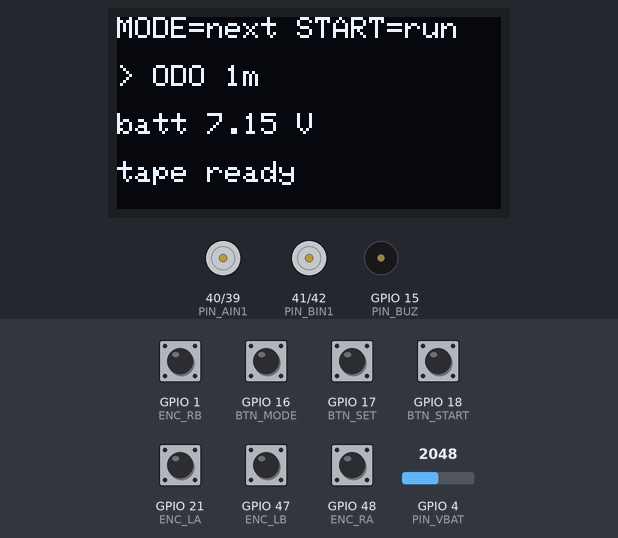
A sketch run on a simulated ESP32-S3. On the bench: 128×64 one-colour display, motor-driver pin pairs drawn as motors (green arrow = first pin HIGH = forward, orange = second pin HIGH = backward, longer = more drive, scaled by the enable pin), buzzer (waves = sounding, pin HIGH). Inputs (shaded band) come from the test bench; at power-on: GPIO 1 (ENC_RB), GPIO 16 (BTN_MODE), GPIO 17 (BTN_SET), GPIO 18 (BTN_START), GPIO 21 (ENC_LA), GPIO 47 (ENC_LB), GPIO 48 (ENC_RA) HIGH, GPIO 4 (PIN_VBAT) = 2048 (analog values on the 0–4095 scale). EEPROM starts erased; what the sketch prints to the serial monitor is not drawn.

Above: at 1.3 s.
1.4 s: GPIO 18 (BTN_START) pulled LOW for 0.15 s
At 2.8 s:
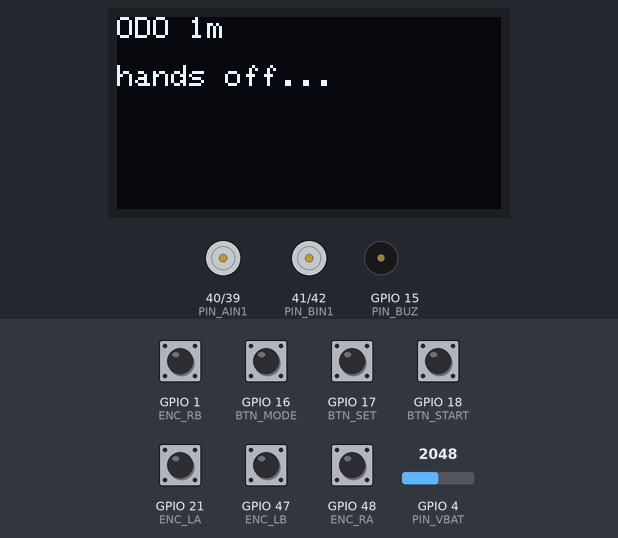
4.5 s: GPIO 16 (BTN_MODE) pulled LOW for 0.15 s
At 5.6 s:
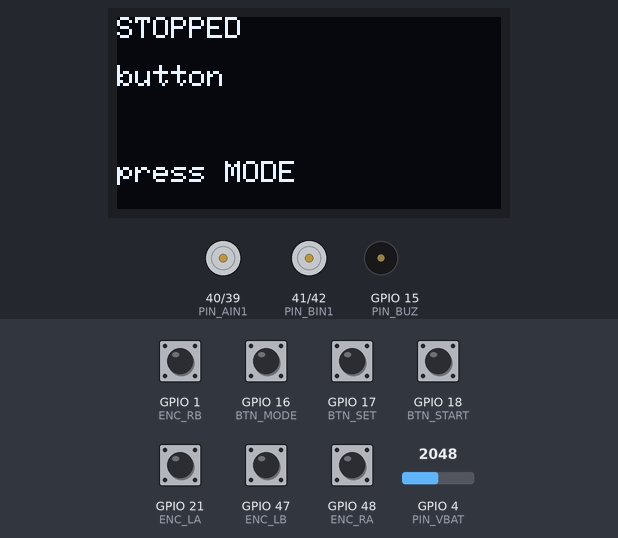
6.5 s: GPIO 16 (BTN_MODE) pulled LOW for 1 s
At 6.9 s:
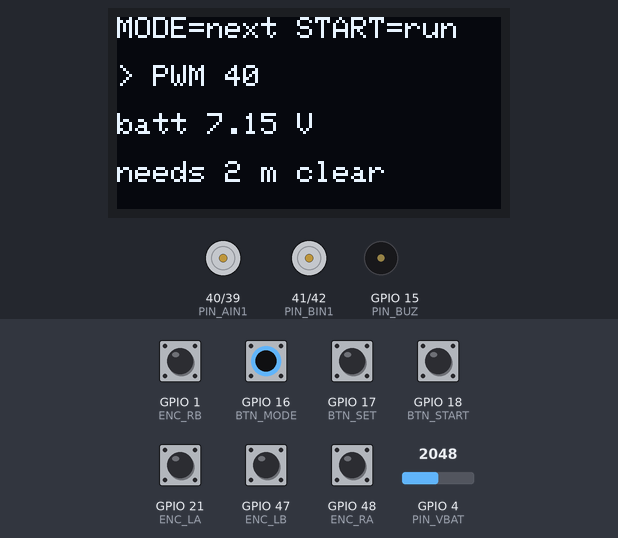
9.0 s: GPIO 18 (BTN_START) pulled LOW for 0.15 s
At 11.8 s:
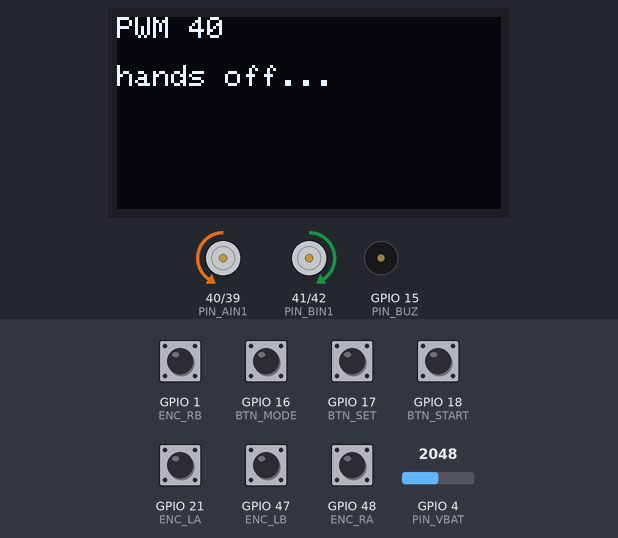
12.1 s: GPIO 4 (PIN_VBAT) set to 1960
At 13.6 s:
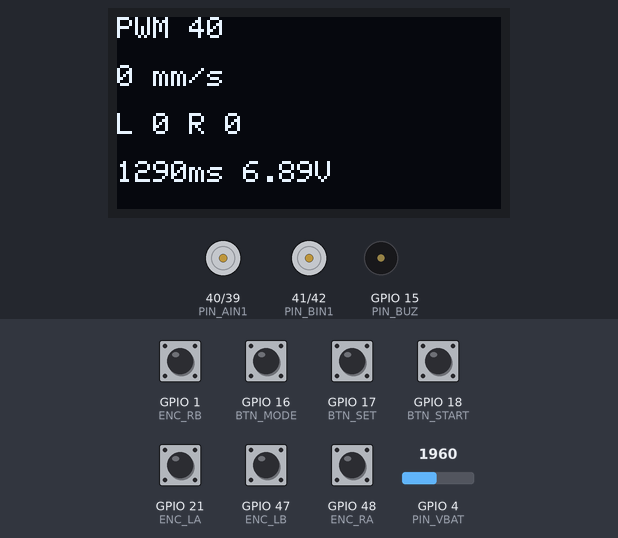
14.3 s: GPIO 16 (BTN_MODE) pulled LOW for 0.15 s
At 15.3 s:
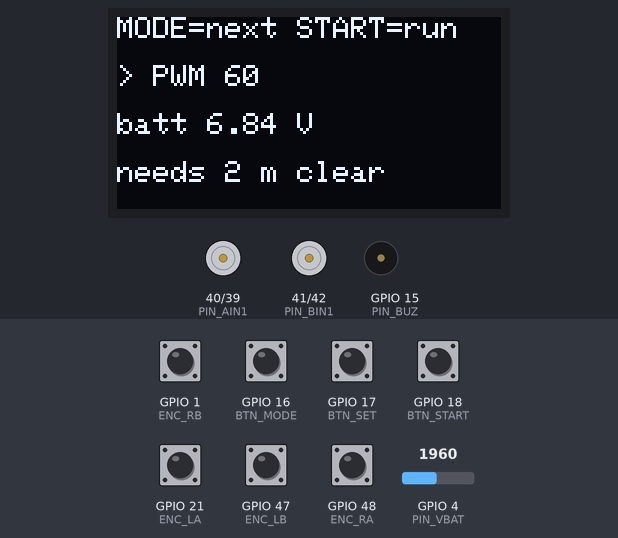
Timing chart, 0 to 16.9 s (numbered marks = the images above; inputs shaded):
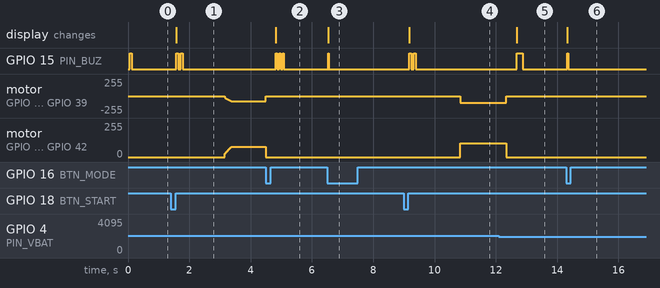

The sketch:

Test_WheelSpeed.ino
```cpp
/*
  WHEEL SPEED + ODOMETER TEST, NO USB CABLE NEEDED  -  Line Robot (MKE-K01 ESP32-S3, pin map v5)
  -------------------------------------------------------------------------------------------
  The robot drives by itself on the floor; results show on the OLED and are kept in flash.
  Buttons: MODE = choose test | START = run it (starts 1.5 s after the beeps) | any button while driving = STOP.
  Tests (MODE cycles through them):
    ODO 1m : drives straight at low speed until the encoders say 1000 mm, then brakes.
             Measure the REAL distance with a tape (same point on the robot, start -> stop).
             Real distance / encoder distance = correction for the wheel diameter (or a counting problem).
    PWM 40 / 60 / 80 / 100 : accelerates at that PWM until the speed is steady, measures for 300 ms, brakes.
             Needs about 2 m of clear floor ahead (the test stops itself after 2 m).
  Every run drives FORWARD in a straight line (the faster wheel is slowed a little to keep it straight).
  Later, with USB: Serial Monitor 115200, type p -> prints every saved result (copy it to the chat). c = clear results.
*/
#include <Arduino.h>
#include <Wire.h>
#include <Preferences.h>
#include <Adafruit_GFX.h>
#include <Adafruit_SSD1306.h>

#define PIN_PWMA 38
#define PIN_AIN2 39
#define PIN_AIN1 40
#define PIN_BIN1 41
#define PIN_BIN2 42
#define PIN_PWMB 2
#define ENC_LA 21
#define ENC_LB 47
#define ENC_RA 48
#define ENC_RB 1
#define PIN_SDA 8
#define PIN_SCL 9
#define BTN_START 18
#define BTN_SET 17
#define BTN_MODE 16
#define PIN_BUZ 15
#define PIN_VBAT 4

const bool REV_L = true, REV_R = false;   // same as the contest firmware (left motor is mounted reversed)
const float CPR = 576.3f;                 // encoder counts per WHEEL turn
const float WHEEL_MM = 48.0f;             // wheel diameter
const float VBAT_RATIO = 4.33f;           // battery divider, same as the contest firmware
const float MAX_MM = 2000;                // safety: never drive further than this
const float KS = 0.08f;                   // straight keeping: % PWM per count of left/right difference

const int PWM_FREQ = 20000, PWM_BITS = 10, PWM_MAX = 1023;
#if defined(ESP_ARDUINO_VERSION_MAJOR) && ESP_ARDUINO_VERSION_MAJOR >= 3
  #define PWM_ATTACH(pin, ch) ledcAttach(pin, PWM_FREQ, PWM_BITS)
  #define PWM_OUT(pin, ch, d) ledcWrite(pin, d)
#else
  #define PWM_ATTACH(pin, ch) do { ledcSetup(ch, PWM_FREQ, PWM_BITS); ledcAttachPin(pin, ch); } while (0)
  #define PWM_OUT(pin, ch, d) ledcWrite(ch, d)
#endif

Adafruit_SSD1306 oled(128, 64, &Wire, -1);
bool oledOk = false;
Preferences nvs;

volatile int32_t encL = 0, encR = 0;
volatile uint8_t prevL = 0, prevR = 0;
const int8_t QDEC[16] = {0, +1, -1, 0, -1, 0, 0, +1, +1, 0, 0, -1, 0, -1, +1, 0};
void IRAM_ATTR isrL() { uint8_t s = (digitalRead(ENC_LA) << 1) | digitalRead(ENC_LB); encL += QDEC[(prevL << 2) | s]; prevL = s; }
void IRAM_ATTR isrR() { uint8_t s = (digitalRead(ENC_RA) << 1) | digitalRead(ENC_RB); encR += QDEC[(prevR << 2) | s]; prevR = s; }
int32_t cntL() { return abs(encL); }      // driving forward only -> the sign does not matter
int32_t cntR() { return abs(encR); }
float mmOf(float counts) { return counts * PI * WHEEL_MM / CPR; }

const int NT = 5;
const char *const NAME[NT] = {"ODO 1m", "PWM 40", "PWM 60", "PWM 80", "PWM 100"};
const int PCT[NT] = {30, 40, 60, 80, 100};
int sel = 0;

void motorOne(int side, float pct) {
  uint8_t pwm = side ? PIN_PWMB : PIN_PWMA, in1 = side ? PIN_BIN1 : PIN_AIN1, in2 = side ? PIN_BIN2 : PIN_AIN2;
  if (side ? REV_R : REV_L) pct = -pct;
  pct = constrain(pct, -100.0f, 100.0f);
  digitalWrite(in1, pct > 0); digitalWrite(in2, pct < 0);
  PWM_OUT(pwm, side, (int)(fabsf(pct) * PWM_MAX / 100.0f));
}
void brake() {
  digitalWrite(PIN_AIN1, HIGH); digitalWrite(PIN_AIN2, HIGH); PWM_OUT(PIN_PWMA, 0, PWM_MAX);
  digitalWrite(PIN_BIN1, HIGH); digitalWrite(PIN_BIN2, HIGH); PWM_OUT(PIN_PWMB, 1, PWM_MAX);
}
void coast() { motorOne(0, 0); motorOne(1, 0); }
bool anyBtn() { return digitalRead(BTN_START) == LOW || digitalRead(BTN_SET) == LOW || digitalRead(BTN_MODE) == LOW; }
void beep(int n, int on = 70) { for (int i = 0; i < n; i++) { digitalWrite(PIN_BUZ, HIGH); delay(on); digitalWrite(PIN_BUZ, LOW); delay(70); } }
float vbat() { uint32_t t = 0; for (int i = 0; i < 8; i++) t += analogRead(PIN_VBAT); return t / 8.0f * 3.3f / 4095.0f * VBAT_RATIO; }

// drive forward at pct, slowing the wheel that is ahead so the robot stays straight
void driveStraight(float pct) {
  float e = KS * (cntL() - cntR());
  motorOne(0, pct - max(0.0f, e)); motorOne(1, pct - max(0.0f, -e));
}

void show(const char *l1, const char *l2, const char *l3, const char *l4) {
  if (!oledOk) return;
  oled.clearDisplay(); oled.setTextSize(1); oled.setTextColor(SSD1306_WHITE);
  const char *L[4] = {l1, l2, l3, l4};
  for (int i = 0; i < 4; i++) { oled.setCursor(0, i * 16); oled.print(L[i]); }
  oled.display();
}
void showMenu() {
  char b[24], v[24]; snprintf(b, sizeof b, "> %s", NAME[sel]); snprintf(v, sizeof v, "batt %.2f V", vbat());
  show("MODE=next START=run", b, v, sel ? "needs 2 m clear" : "tape ready");
}

// print / show one saved result
void printResult(int i, bool toOled) {
  char k[4] = {'r', (char)('0' + i), 0};
  float r[6] = {0};
  if (nvs.getBytes(k, r, sizeof r) != sizeof r) { if (!toOled) Serial.printf("%-8s: not run yet\n", NAME[i]); return; }
  char a[24], b[24], c[24];
  if (i == 0) {   // r = countsL, countsR, mm by encoders, batt
    Serial.printf("%-8s: counts L %.0f R %.0f | encoder distance %.0f mm | batt %.2f V  -> tell Claude the TAPE distance\n", NAME[i], r[0], r[1], r[2], r[3]);
    snprintf(a, sizeof a, "L %.0f R %.0f", r[0], r[1]); snprintf(b, sizeof b, "enc %.0f mm", r[2]); snprintf(c, sizeof c, "batt %.2f V", r[3]);
    if (toOled) show("ODO DONE", a, b, "measure tape mm");
  } else {        // r = mm/s L, mm/s R, avg mm/s, batt, settle ms, avg PWM %
    Serial.printf("%-8s: L %4.0f R %4.0f avg %4.0f mm/s (%4.0f rpm) | real PWM %.0f %% | steady after %.0f ms | batt %.2f V\n",
                  NAME[i], r[0], r[1], r[2], r[2] * 60 / (PI * WHEEL_MM), r[5], r[4], r[3]);
    snprintf(a, sizeof a, "%.0f mm/s", r[2]); snprintf(b, sizeof b, "L %.0f R %.0f", r[0], r[1]); snprintf(c, sizeof c, "%.0fms %.2fV", r[4], r[3]);
    if (toOled) show(NAME[i], a, b, c);
  }
}

// returns false if stopped by a button or the distance limit
bool waitDriving(uint32_t ms, float pct) {
  uint32_t t0 = millis();
  while (millis() - t0 < ms) {
    if (anyBtn() || mmOf(0.5f * (cntL() + cntR())) > MAX_MM) return false;
    driveStraight(pct); delay(2);
  }
  return true;
}

bool stopAndAbort(const char *why) {
  brake(); delay(300); coast();
  Serial.printf("STOPPED: %s\n", why); show("STOPPED", why, "", "press MODE"); beep(3, 40);
  while (anyBtn()) delay(10);
  return false;
}

// both tests return false when stopped early (nothing is saved then)
bool runOdo() {
  const float target = 1000 * CPR / (PI * WHEEL_MM);   // counts for 1000 mm
  float vb = vbat();
  for (float p = 10; p < PCT[0]; p += 1) if (!waitDriving(10, p)) return stopAndAbort("button");
  while (0.5f * (cntL() + cntR()) < target) {
    if (anyBtn()) return stopAndAbort("button");
    float left = mmOf(target - 0.5f * (cntL() + cntR()));
    driveStraight(left < 200 ? max(16.0f, PCT[0] * left / 200) : PCT[0]);   // slow down over the last 200 mm
    delay(2);
  }
  brake(); delay(300); coast(); delay(500);                                 // keep counting the roll-out
  float r[6] = {(float)cntL(), (float)cntR(), mmOf(0.5f * (cntL() + cntR())), vb, 0, 0};
  nvs.putBytes("r0", r, sizeof r);
  return true;
}

bool runSpeed(int i) {
  const float pct = PCT[i];
  uint32_t t0 = millis(); float vPrev = 0;
  for (float p = 0; p < pct; p += 2) if (!waitDriving(4, p)) return stopAndAbort("button");   // ~0.2 s ramp, avoids a supply dip
  while (true) {                                    // steady = speed changes < 2 % between two 100 ms windows (max 1.2 s from start)
    int32_t a = cntL() + cntR();
    if (!waitDriving(100, pct)) return stopAndAbort(anyBtn() ? "button" : "2 m limit");
    float v = mmOf(0.5f * (cntL() + cntR() - a)) / 0.1f;
    if ((fabsf(v - vPrev) < 0.02f * v && v > 50) || millis() - t0 > 1200) break;
    vPrev = v;
  }
  float settle = millis() - t0;                      // from start, ramp included
  int32_t l0 = cntL(), r0 = cntR(); float vs = 0, ps = 0; int n = 0;
  uint32_t t1 = millis();
  while (millis() - t1 < 300) {
    if (anyBtn() || mmOf(0.5f * (cntL() + cntR())) > MAX_MM) return stopAndAbort(anyBtn() ? "button" : "2 m limit");
    driveStraight(pct); delay(2);
    if (++n % 10 == 0) vs += vbat();
    float e = KS * (cntL() - cntR()); ps += pct - 0.5f * fabsf(e);
  }
  float dt = (millis() - t1) / 1000.0f;
  float vl = mmOf(cntL() - l0) / dt, vr = mmOf(cntR() - r0) / dt;
  brake(); delay(300); coast();
  float r[6] = {vl, vr, 0.5f * (vl + vr), vs / max(1, n / 10), settle, min(pct, ps / n)};
  char k[4] = {'r', (char)('0' + i), 0};
  nvs.putBytes(k, r, sizeof r);
  return true;
}

void setup() {
  Serial.begin(115200);
  pinMode(PIN_AIN1, OUTPUT); pinMode(PIN_AIN2, OUTPUT); pinMode(PIN_BIN1, OUTPUT); pinMode(PIN_BIN2, OUTPUT);
  PWM_ATTACH(PIN_PWMA, 0); PWM_ATTACH(PIN_PWMB, 1); coast();
  pinMode(BTN_START, INPUT_PULLUP); pinMode(BTN_SET, INPUT_PULLUP); pinMode(BTN_MODE, INPUT_PULLUP);
  pinMode(PIN_BUZ, OUTPUT); digitalWrite(PIN_BUZ, LOW);
  pinMode(ENC_LA, INPUT_PULLUP); pinMode(ENC_LB, INPUT_PULLUP); pinMode(ENC_RA, INPUT_PULLUP); pinMode(ENC_RB, INPUT_PULLUP);
  attachInterrupt(digitalPinToInterrupt(ENC_LA), isrL, CHANGE); attachInterrupt(digitalPinToInterrupt(ENC_LB), isrL, CHANGE);
  attachInterrupt(digitalPinToInterrupt(ENC_RA), isrR, CHANGE); attachInterrupt(digitalPinToInterrupt(ENC_RB), isrR, CHANGE);
  analogReadResolution(12);
  Wire.begin(PIN_SDA, PIN_SCL);
  oledOk = oled.begin(SSD1306_SWITCHCAPVCC, 0x3C);
  nvs.begin("wtest", false);
  Serial.printf("\n=== WHEEL SPEED TEST === cpr %.1f wheel %.0f mm | p = print results, c = clear\n", CPR, WHEEL_MM);
  showMenu(); beep(1);
}

void loop() {
  if (Serial.available()) {
    char ch = Serial.read();
    if (ch == 'p') { Serial.println("--- saved results ---"); for (int i = 0; i < NT; i++) printResult(i, false); }
    else if (ch == 'c') { nvs.clear(); Serial.println("results cleared"); }
  }
  if (digitalRead(BTN_MODE) == LOW) { sel = (sel + 1) % NT; showMenu(); beep(1, 30); while (digitalRead(BTN_MODE) == LOW) delay(10); delay(30); }
  else if (digitalRead(BTN_START) == LOW) {
    while (digitalRead(BTN_START) == LOW) delay(10);
    show(NAME[sel], "hands off...", "", ""); beep(2); delay(1300);
    encL = encR = 0;
    if (sel == 0 ? runOdo() : runSpeed(sel)) { printResult(sel, true); beep(1, 200); }
    while (anyBtn()) delay(10);
  }
}
```

Measured:
- after the input at 1.4 s, GPIO 15 (PIN_BUZ): alternates HIGH for 0.07 s and LOW for 0.07 s, 4 changes in all, then stays LOW, starting after 0.18 s; motor on GPIO 40 (PIN_AIN1) / GPIO 39 (PIN_AIN2): moves from stopped to backward 76/255 over 0.21 s, starting after 1.8 s
- after the input at 4.5 s, GPIO 15 (PIN_BUZ): alternates HIGH for 0.04 s and LOW for 0.07 s, 6 changes in all, then stays LOW, starting after 0.33 s; motor on GPIO 40 (PIN_AIN1) / GPIO 39 (PIN_AIN2): backward 76/255 → stopped at once
- after the input at 6.5 s, GPIO 15 (PIN_BUZ): LOW → HIGH at once, → LOW 0.03 s later; the display: changes at once (image 3)
- after the input at 9.0 s, GPIO 15 (PIN_BUZ): alternates HIGH for 0.07 s and LOW for 0.07 s, 4 changes in all, then stays LOW, starting after 0.18 s; motor on GPIO 40 (PIN_AIN1) / GPIO 39 (PIN_AIN2): stopped → backward 102/255 after 1.8 s
- after the input at 12.1 s, the display: changes after 0.58 s (image 5)
- after the input at 14.3 s, GPIO 15 (PIN_BUZ): LOW → HIGH at once, → LOW 0.03 s later; the display: changes at once (image 6)
